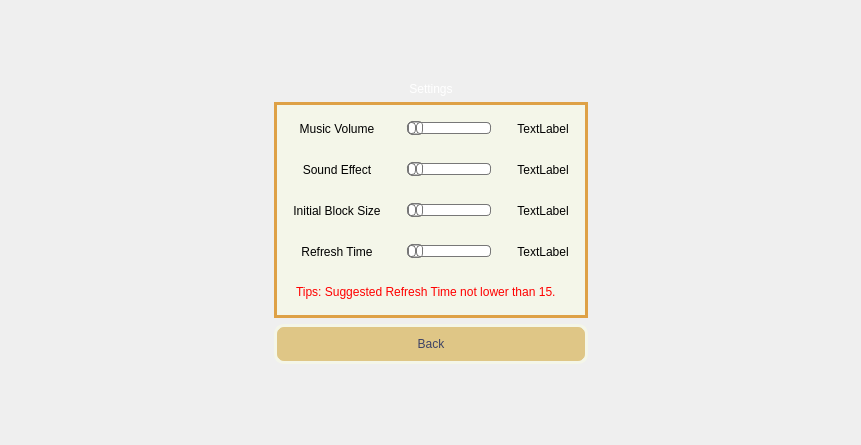
<?xml version="1.0" encoding="UTF-8"?>
<ui version="4.0">
 <class>SettingsWidget</class>
 <widget class="QWidget" name="SettingsWidget">
  <property name="geometry">
   <rect>
    <x>0</x>
    <y>0</y>
    <width>861</width>
    <height>445</height>
   </rect>
  </property>
  <property name="windowTitle">
   <string>Form</string>
  </property>
  <layout class="QHBoxLayout" name="horizontalLayout">
   <item>
    <spacer name="horizontalSpacer">
     <property name="orientation">
      <enum>Qt::Horizontal</enum>
     </property>
     <property name="sizeHint" stdset="0">
      <size>
       <width>40</width>
       <height>20</height>
      </size>
     </property>
    </spacer>
   </item>
   <item>
    <layout class="QVBoxLayout" name="verticalLayout">
     <item>
      <spacer name="verticalSpacer">
       <property name="orientation">
        <enum>Qt::Vertical</enum>
       </property>
       <property name="sizeHint" stdset="0">
        <size>
         <width>20</width>
         <height>40</height>
        </size>
       </property>
      </spacer>
     </item>
     <item>
      <widget class="QLabel" name="label">
       <property name="styleSheet">
        <string notr="true">color: white;</string>
       </property>
       <property name="text">
        <string>Settings</string>
       </property>
       <property name="alignment">
        <set>Qt::AlignCenter</set>
       </property>
      </widget>
     </item>
     <item>
      <widget class="QWidget" name="gridWidget" native="true">
       <property name="styleSheet">
        <string notr="true">#gridWidget
{
	border: 3px solid #dea146;
	background-color: #f4f6e9;
}

QWidget{padding: 10px 10px;}

QSlider::groove:horizontal {
border: 1px solid #bbb;
background: white;
height: 10px;
border-radius: 4px;
}

QSlider::sub-page:horizontal {
background: qlineargradient(x1: 0, y1: 0,    x2: 0, y2: 1,
    stop: 0 #66e, stop: 1 #bbf);
background: qlineargradient(x1: 0, y1: 0.2, x2: 1, y2: 1,
    stop: 0 #bbf, stop: 1 #55f);
border: 1px solid #777;
height: 10px;
border-radius: 4px;
}

QSlider::add-page:horizontal {
background: #fff;
border: 1px solid #777;
height: 10px;
border-radius: 4px;
}

QSlider::handle:horizontal {
background: qlineargradient(x1:0, y1:0, x2:1, y2:1,
    stop:0 #eee, stop:1 #ccc);
border: 1px solid #777;
width: 13px;
margin-top: -2px;
margin-bottom: -2px;
border-radius: 4px;
}

QSlider::handle:horizontal:hover {
background: qlineargradient(x1:0, y1:0, x2:1, y2:1,
    stop:0 #fff, stop:1 #ddd);
border: 1px solid #444;
border-radius: 4px;
}

QSlider::sub-page:horizontal:disabled {
background: #bbb;
border-color: #999;
}

QSlider::add-page:horizontal:disabled {
background: #eee;
border-color: #999;
}

QSlider::handle:horizontal:disabled {
background: #eee;
border: 1px solid #aaa;
border-radius: 4px;
}</string>
       </property>
       <layout class="QGridLayout" name="gridLayout">
        <item row="4" column="2">
         <widget class="QLabel" name="refreshLabel">
          <property name="sizePolicy">
           <sizepolicy hsizetype="Fixed" vsizetype="Preferred">
            <horstretch>0</horstretch>
            <verstretch>0</verstretch>
           </sizepolicy>
          </property>
          <property name="text">
           <string>TextLabel</string>
          </property>
          <property name="alignment">
           <set>Qt::AlignCenter</set>
          </property>
         </widget>
        </item>
        <item row="1" column="2">
         <widget class="QLabel" name="volumeLabel">
          <property name="sizePolicy">
           <sizepolicy hsizetype="Fixed" vsizetype="Preferred">
            <horstretch>0</horstretch>
            <verstretch>0</verstretch>
           </sizepolicy>
          </property>
          <property name="text">
           <string>TextLabel</string>
          </property>
          <property name="alignment">
           <set>Qt::AlignCenter</set>
          </property>
         </widget>
        </item>
        <item row="4" column="1">
         <widget class="QSlider" name="refreshSlider">
          <property name="sizePolicy">
           <sizepolicy hsizetype="Fixed" vsizetype="Fixed">
            <horstretch>0</horstretch>
            <verstretch>0</verstretch>
           </sizepolicy>
          </property>
          <property name="styleSheet">
           <string notr="true"/>
          </property>
          <property name="minimum">
           <number>10</number>
          </property>
          <property name="maximum">
           <number>25</number>
          </property>
          <property name="orientation">
           <enum>Qt::Horizontal</enum>
          </property>
         </widget>
        </item>
        <item row="4" column="0">
         <widget class="QLabel" name="label_3">
          <property name="text">
           <string>Refresh Time</string>
          </property>
          <property name="alignment">
           <set>Qt::AlignCenter</set>
          </property>
          <property name="wordWrap">
           <bool>true</bool>
          </property>
         </widget>
        </item>
        <item row="1" column="0">
         <widget class="QLabel" name="label_5">
          <property name="text">
           <string>Music Volume</string>
          </property>
          <property name="alignment">
           <set>Qt::AlignCenter</set>
          </property>
         </widget>
        </item>
        <item row="1" column="1">
         <widget class="QSlider" name="volumeSlider">
          <property name="sizePolicy">
           <sizepolicy hsizetype="Fixed" vsizetype="Fixed">
            <horstretch>0</horstretch>
            <verstretch>0</verstretch>
           </sizepolicy>
          </property>
          <property name="styleSheet">
           <string notr="true"/>
          </property>
          <property name="maximum">
           <number>100</number>
          </property>
          <property name="orientation">
           <enum>Qt::Horizontal</enum>
          </property>
         </widget>
        </item>
        <item row="2" column="0">
         <widget class="QLabel" name="label_2">
          <property name="text">
           <string>Sound Effect</string>
          </property>
          <property name="alignment">
           <set>Qt::AlignCenter</set>
          </property>
         </widget>
        </item>
        <item row="2" column="1">
         <widget class="QSlider" name="SEvolumeSlider">
          <property name="sizePolicy">
           <sizepolicy hsizetype="Fixed" vsizetype="Fixed">
            <horstretch>0</horstretch>
            <verstretch>0</verstretch>
           </sizepolicy>
          </property>
          <property name="styleSheet">
           <string notr="true"/>
          </property>
          <property name="maximum">
           <number>100</number>
          </property>
          <property name="orientation">
           <enum>Qt::Horizontal</enum>
          </property>
         </widget>
        </item>
        <item row="2" column="2">
         <widget class="QLabel" name="SEvolumeLabel">
          <property name="sizePolicy">
           <sizepolicy hsizetype="Fixed" vsizetype="Preferred">
            <horstretch>0</horstretch>
            <verstretch>0</verstretch>
           </sizepolicy>
          </property>
          <property name="text">
           <string>TextLabel</string>
          </property>
          <property name="alignment">
           <set>Qt::AlignCenter</set>
          </property>
         </widget>
        </item>
        <item row="3" column="0">
         <widget class="QLabel" name="label_8">
          <property name="text">
           <string>Initial Block Size</string>
          </property>
          <property name="alignment">
           <set>Qt::AlignCenter</set>
          </property>
         </widget>
        </item>
        <item row="3" column="1">
         <widget class="QSlider" name="blockSlider">
          <property name="sizePolicy">
           <sizepolicy hsizetype="Fixed" vsizetype="Fixed">
            <horstretch>0</horstretch>
            <verstretch>0</verstretch>
           </sizepolicy>
          </property>
          <property name="orientation">
           <enum>Qt::Horizontal</enum>
          </property>
         </widget>
        </item>
        <item row="3" column="2">
         <widget class="QLabel" name="blockLabel">
          <property name="sizePolicy">
           <sizepolicy hsizetype="Fixed" vsizetype="Preferred">
            <horstretch>0</horstretch>
            <verstretch>0</verstretch>
           </sizepolicy>
          </property>
          <property name="text">
           <string>TextLabel</string>
          </property>
          <property name="alignment">
           <set>Qt::AlignCenter</set>
          </property>
         </widget>
        </item>
        <item row="5" column="0" colspan="3">
         <widget class="QLabel" name="label_4">
          <property name="styleSheet">
           <string notr="true">color:red;</string>
          </property>
          <property name="text">
           <string>Tips: Suggested Refresh Time not lower than 15.</string>
          </property>
         </widget>
        </item>
       </layout>
      </widget>
     </item>
     <item>
      <widget class="QPushButton" name="backButton">
       <property name="focusPolicy">
        <enum>Qt::NoFocus</enum>
       </property>
       <property name="styleSheet">
        <string notr="true">QPushButton{
color: #3d4265;
border-radius: 10px;
border: 3px solid #f4f6e9;
background-color: #dfc686;
width: 100px;
padding: 10px 2px;
}
QPushButton:selected {
    color: #f4f4e8;
    background-color: #a47750;
}
QPushButton:hover {
    color: #3d4265;
    background-color: #bd9877;
}
QPushButton:pressed {
    color: #3d4265;
    background-color: rgb(157, 126, 99);
}</string>
       </property>
       <property name="text">
        <string>Back</string>
       </property>
      </widget>
     </item>
     <item>
      <spacer name="verticalSpacer_2">
       <property name="orientation">
        <enum>Qt::Vertical</enum>
       </property>
       <property name="sizeHint" stdset="0">
        <size>
         <width>20</width>
         <height>40</height>
        </size>
       </property>
      </spacer>
     </item>
    </layout>
   </item>
   <item>
    <spacer name="horizontalSpacer_2">
     <property name="orientation">
      <enum>Qt::Horizontal</enum>
     </property>
     <property name="sizeHint" stdset="0">
      <size>
       <width>40</width>
       <height>20</height>
      </size>
     </property>
    </spacer>
   </item>
  </layout>
 </widget>
 <resources/>
 <connections/>
</ui>
